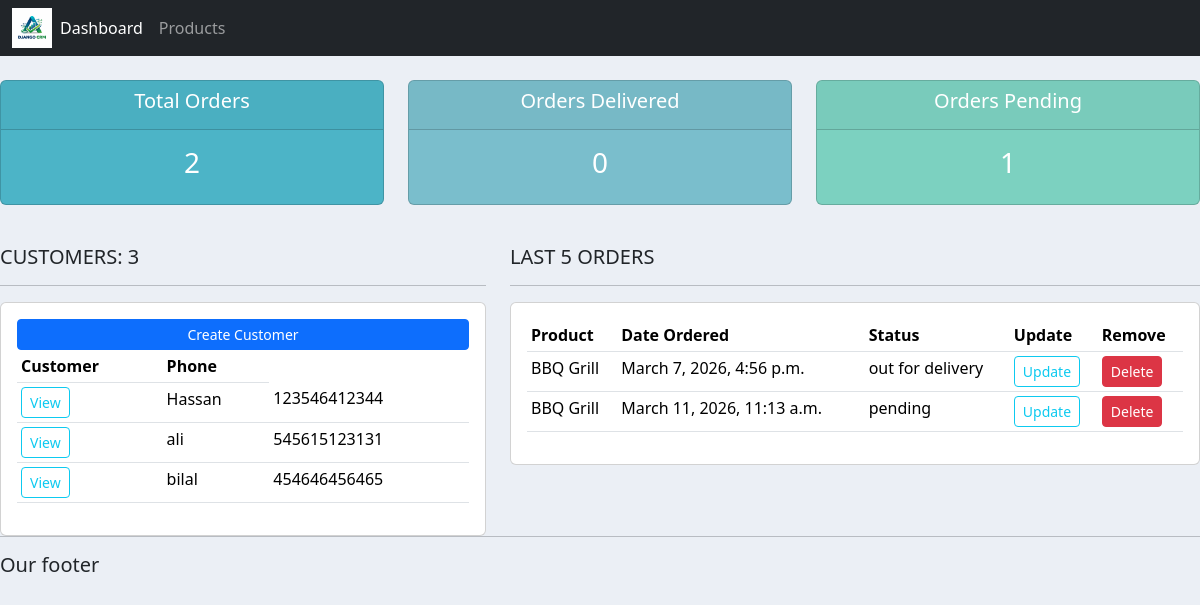
The app's page /, older data.
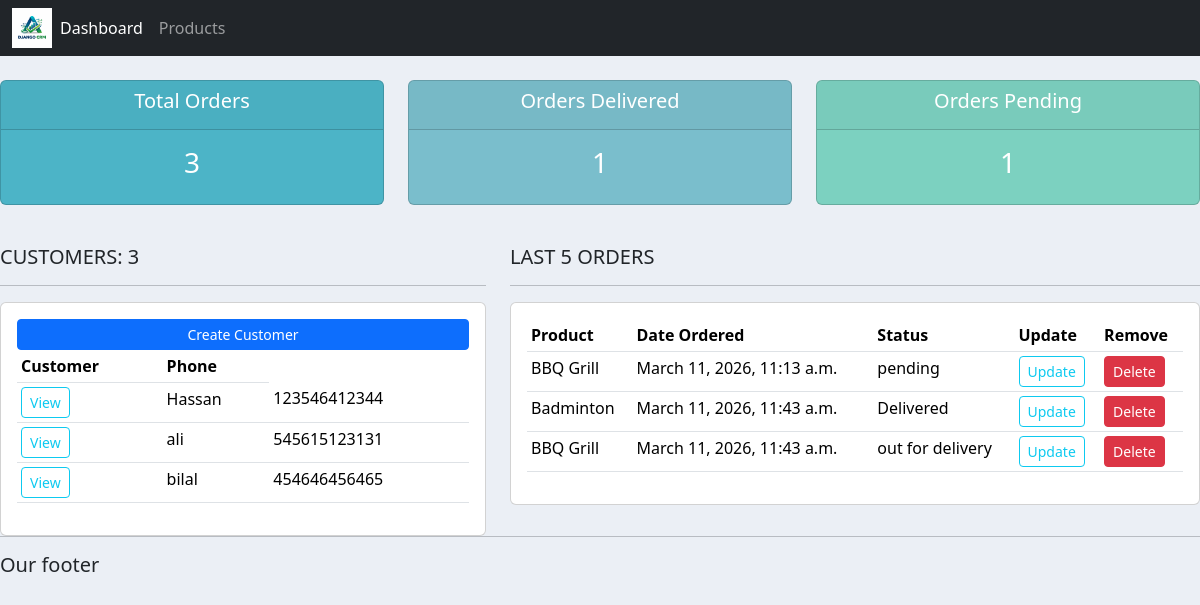
The same page, newer data.
### accounts/models.py (models this page shows, shortened)
class Customer(models.Model):
	name = models.CharField(max_length=200, null=True)
	phone = models.CharField(max_length=200, null=True)
	email = models.CharField(max_length=200, null=True)
	date_created = models.DateTimeField(auto_now_add=True, null=True)

class Order(models.Model):
    STATUS = (
	('pending','pending'),
	('out for delivery','out for delivery'),
	('Delivered','Delivered'),
	)
    customer = models.ForeignKey(Customer,null=True,on_delete=models.SET_NULL)
    product = models.ForeignKey(Product,null=True,on_delete=models.SET_NULL)
    date_created = models.DateTimeField(auto_now_add=True,null=True)
    status = models.CharField(max_length=200,null=True,choices=STATUS)
    note = models.CharField(max_length=1000,null=True)

class Product(models.Model):
    CATEGORY = (
		('Indoor','Indoor'),
		('Outdoor','Outdoor')
	)
    name = models.CharField(max_length=200,null=True)
    price = models.FloatField(null=True)
    category = models.CharField(max_length=200,null=True,choices=CATEGORY)
    description = models.CharField(max_length=200,null=True,blank=True)
    date_created = models.DateTimeField(auto_now_add=True,null=True)
    tag = models.ManyToManyField(Tag)

### accounts/views.py (the view)
# urls.py: path('',views.home,name='home'),
def home(request):
    orders = Order.objects.all()
    customers = Customer.objects.all()
    total_customers = customers.count()
    total_orders = orders.count()
    delivered = orders.filter(status='Delivered').count()
    pending = orders.filter(status='pending').count()
    return render(request,'accounts/dashboard.html', {'orders': orders, 'customers': customers, 'total_customers': total_customers, 'total_orders': total_orders, 'delivered': delivered, 'pending': pending})

### accounts/templates/accounts/dashboard.html (shortened to what this page needs)
{% extends "accounts/main.html" %}
    {% block content %}
        {% include 'accounts/status.html' %}
    <br>
        <div class="row">
        <div class="col-md-5">
            <h5>CUSTOMERS: {{total_customers}}</h5>
            <hr>
            <div class="card card-body">
                <a class="btn btn-primary  btn-sm btn-block" href="">Create Customer</a>
                <table class="table table-sm">
                    <tr>
                        <th>Customer</th>
                        <th>Phone</th>
                    </tr>
                    {% for customer in customers %}
                        <tr>
                            <td><a class="btn btn-outline-info  btn-sm" href="{% url 'customer' customer.id %}">View</a></td>
                            <td>{{customer.name}}</td>
                            <td>{{customer.phone}}</td>
                        </tr>
                    {% endfor %}
                </table>
            </div>
        </div>
        <div class="col-md-7">
            <h5>LAST 5 ORDERS</h5>
            <hr>
            <div class="card card-body">
                <table class="table table-sm">
                    <tr>
                        <th>Product</th>
                        <th>Date Ordered</th>
                        <th>Status</th>
                        <th>Update</th>
                        <th>Remove</th>
                    </tr>
                    {% for order in orders %}
                        <tr>
                            <td>{{order.product.name}}</td>
                            <td>{{order.date_created}}</td>
                            <td>{{order.status}}</td>
                            <td><a class="btn btn-outline-info btn-sm" href="{% url 'update_order' order.id %}">Update</a></td>
                            <td><a class="btn btn-danger btn-sm" href="{% url 'delete_order' order.id %}">Delete</a></td>
                        </tr>
                    {% endfor %}
                </table>
            </div>
        </div>
    {% endblock %}

Row changes from the older to the newer data that the page shows:
removed Order: product.name "BBQ Grill", date_created "March 7, 2026, 4:56 p.m.", status "out for delivery"
added Order: product.name "Badminton", date_created "March 11, 2026, 11:43 a.m.", status "Delivered"
added Order: product.name "BBQ Grill", date_created "March 11, 2026, 11:43 a.m.", status "out for delivery"
Text that changed along with them:
{{ total_orders }}: "2" → "3"
{{ delivered }}: "0" → "1"
